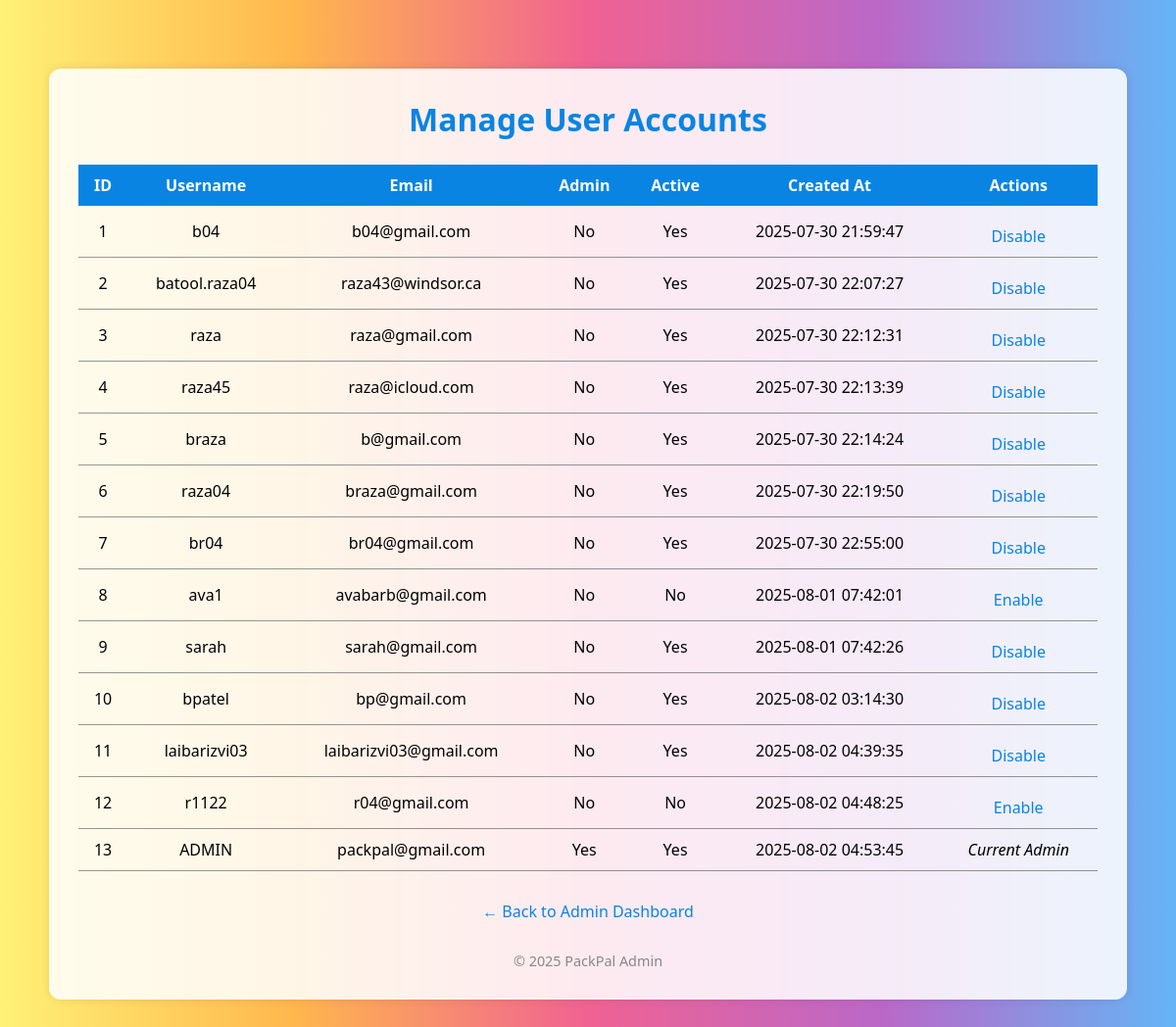
/admin_users.php (signed in), run on the app's committed database.
### tables this page shows
CREATE TABLE `users` (
  `id` int(15) UNSIGNED NOT NULL,
  `username` varchar(50) NOT NULL,
  `email` varchar(100) NOT NULL,
  `password` varchar(200) NOT NULL,
  `is_admin` tinyint(5) UNSIGNED NOT NULL DEFAULT 0,
  `created_at` timestamp NOT NULL DEFAULT current_timestamp(),
  `is_active` tinyint(1) NOT NULL DEFAULT 1
);

### admin_users.php (the view, shortened to what this page needs)
<?php
include 'includes/db.php';
$result = $conn->query("SELECT id, username, email, is_admin, is_active, created_at FROM users");
?>
<!DOCTYPE html>
<html lang="en">
<head>
    <link rel="stylesheet" href="assets/css/style.css">
</head>
<body>
    <div class="container">
        <h1>Manage User Accounts</h1>
        <div class="table-responsive">
            <table>
                <tr>
                    <th>ID</th>
                    <th>Username</th>
                    <th>Email</th>
                    <th>Admin</th>
                    <th>Active</th>
                    <th>Created At</th>
                    <th>Actions</th>
                </tr>
                <?php while ($row = $result->fetch_assoc()): ?>
                    <tr>
                        <td><?= $row['id'] ?></td>
                        <td><?= htmlspecialchars($row['username']) ?></td>
                        <td><?= htmlspecialchars($row['email']) ?></td>
                        <td><?= $row['is_admin'] ? 'Yes' : 'No' ?></td>
                        <td><?= $row['is_active'] ? 'Yes' : 'No' ?></td>
                        <td><?= $row['created_at'] ?? '—' ?></td>
                        <td>
                            <?php if ($row['id'] != $_SESSION['user_id']): ?>
                                <a href="admin_toggle.php?id=<?= $row['id'] ?>">
                                    <?= $row['is_active'] ? 'Disable' : 'Enable' ?>
                                </a>
                            <?php else: ?>
                                <em>Current Admin</em>
                            <?php endif; ?>
                        </td>
                    </tr>
                <?php endwhile; ?>
            </table>
        </div>
        <p style="margin-top: 20px;"><a href="admin.php">← Back to Admin Dashboard</a></p>
        <footer>&copy; 2025 PackPal Admin</footer>
    </div>
</body>
</html>

### assets/css/style.css (style rules this page uses)
* { margin: 0; padding: 0; box-sizing: border-box; }
body { font-family: 'Segoe UI', sans-serif; background: linear-gradient(to bottom right, #d4f1f9, #fceabb, #ffdde1); background-attachment: fixed; color: #34495e; padding: 30px; min-height: 100vh; }
.container { max-width: 700px; margin: auto; background: #ffffff; border-radius: 15px; padding: 30px; box-shadow: 0 8px 20px rgba(0, 0, 0, 0.1); text-align: center; }
h1 { color: #2d98da; margin-bottom: 20px; }
a { display: inline-block; margin-top: 10px; color: #2d98da; text-decoration: none; }

### data on the page
users: id "1", username "b04", email "b04@gmail.com", is_admin "No", is_active "Yes", created_at "2025-07-30 21:59:47"
users: id "2", username "batool.raza04", email "raza43@windsor.ca", is_admin "No", is_active "Yes", created_at "2025-07-30 22:07:27"
users: id "3", username "raza", email "raza@gmail.com", is_admin "No", is_active "Yes", created_at "2025-07-30 22:12:31"
users: id "4", username "raza45", email "raza@icloud.com", is_admin "No", is_active "Yes", created_at "2025-07-30 22:13:39"
users: id "5", username "braza", email "b@gmail.com", is_admin "No", is_active "Yes", created_at "2025-07-30 22:14:24"
users: id "6", username "raza04", email "braza@gmail.com", is_admin "No", is_active "Yes", created_at "2025-07-30 22:19:50"
users: id "7", username "br04", email "br04@gmail.com", is_admin "No", is_active "Yes", created_at "2025-07-30 22:55:00"
users: id "8", username "ava1", email "avabarb@gmail.com", is_admin "No", is_active "No", created_at "2025-08-01 07:42:01"
users: id "9", username "sarah", email "sarah@gmail.com", is_admin "No", is_active "Yes", created_at "2025-08-01 07:42:26"
users: id "10", username "bpatel", email "bp@gmail.com", is_admin "No", is_active "Yes", created_at "2025-08-02 03:14:30"
users: id "11", username "laibarizvi03", email "laibarizvi03@gmail.com", is_admin "No", is_active "Yes", created_at "2025-08-02 04:39:35"
users: id "12", username "r1122", email "r04@gmail.com", is_admin "No", is_active "No", created_at "2025-08-02 04:48:25"
users: id "13", username "ADMIN", email "packpal@gmail.com", is_admin "Yes", is_active "Yes", created_at "2025-08-02 04:53:45", shows "Current Admin"
